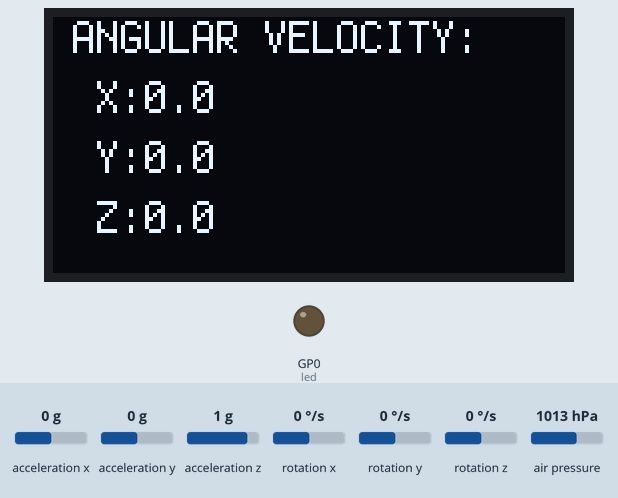
The program below on a simulated Raspberry Pi Pico running CircuitPython. Parts: 128×64 one-colour display, output pins drawn as LEDs (lit = HIGH). The test bench sets the inputs (shaded band); at power-on: rotation x 0 °/s, rotation y 0 °/s, rotation z 0 °/s, acceleration x 0 g, acceleration y 0 g, acceleration z 1 g, air pressure 1013 hPa. What the program prints to the serial console is not drawn.

Above: at 1.2 s.
1.3 s: rotation x set to -192 °/s
At 2.1 s:
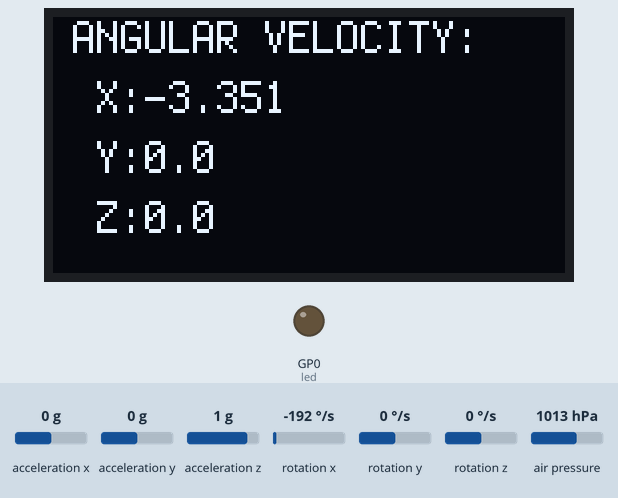
2.8 s: rotation y set to -192 °/s
At 4.0 s:
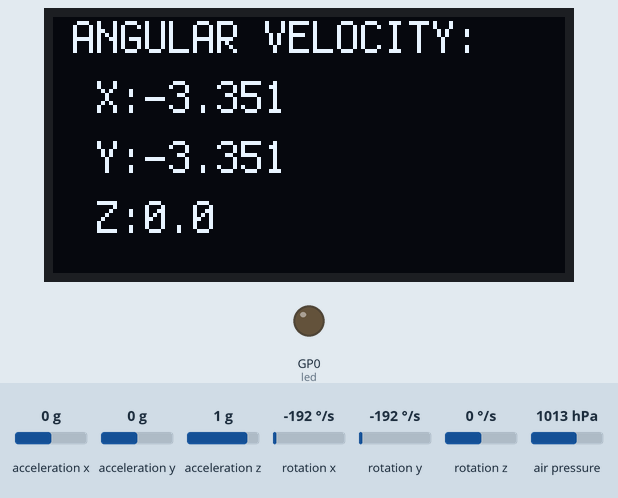
4.3 s: rotation z set to -192 °/s
At 5.4 s:
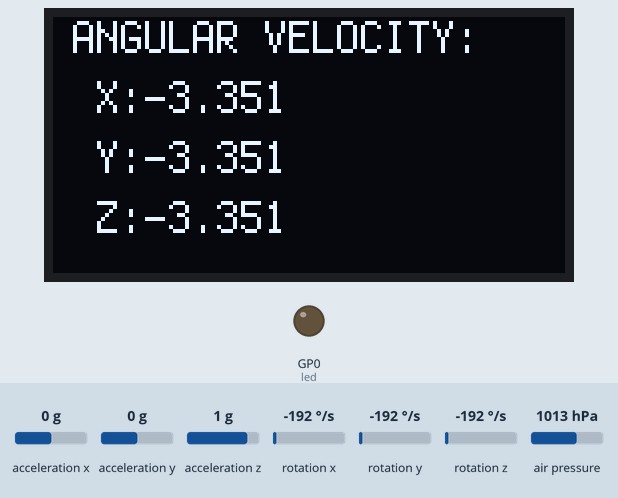
5.8 s: rotation x set to -100 °/s
At 6.6 s:
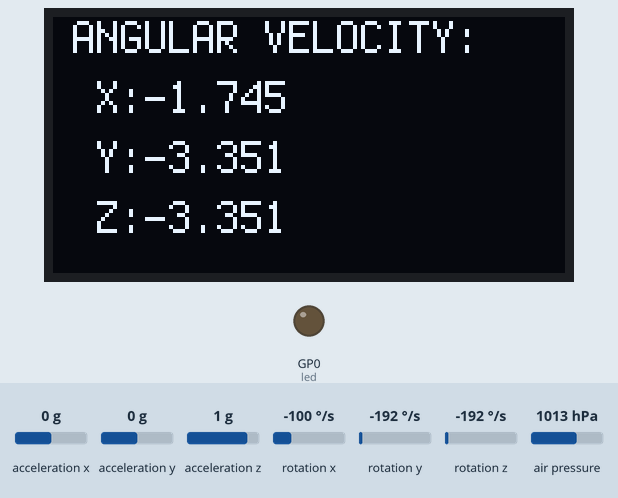
Timing chart, 0 to 8.3 s (numbered marks = the images above; inputs shaded):
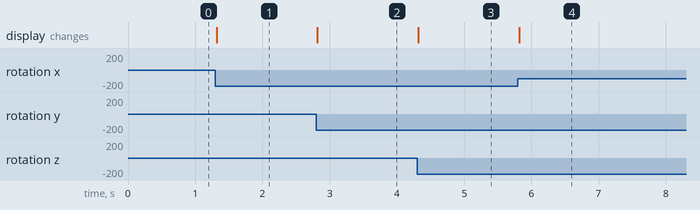

The program:

Crash_Avoidance_4.py
```python
import adafruit_mpu6050
import busio
import board
import time
import digitalio
from adafruit_display_text import label
import adafruit_displayio_ssd1306
import terminalio
import displayio
import adafruit_mpl3115a2

displayio.release_displays()

sda_pin = board.GP14
scl_pin = board.GP15

i2c = busio.I2C(scl_pin, sda_pin)
display_bus = displayio.I2CDisplay(i2c, device_address=0x3d, reset=board.GP16)
display = adafruit_displayio_ssd1306.SSD1306(display_bus, width=128, height=64)
mpu = adafruit_mpu6050.MPU6050(i2c, address=0x68)

led = digitalio.DigitalInOut(board.GP0)
led.direction = digitalio.Direction.OUTPUT

sensor = adafruit_mpl3115a2.MPL3115A2(i2c, address=0x60)

# create the display group
splash = displayio.Group()

# add title block to display group
title = "ANGULAR VELOCITY"
text_area = label.Label(terminalio.FONT, text=title, color=0xFFFF00, x=5, y=5)
splash.append(text_area)
display.show(splash)

Alt = sensor.altitude

while True:
     # the order of this command is (font, text, text color, and location)
    text_area.text = f"ANGULAR VELOCITY: \n X:{round(mpu.gyro[0],3)} \n Y:{round(mpu.gyro[1],3)} \n Z:{round(mpu.gyro[2],3)}"
    print(f"Alt:{Alt}")
    print(sensor.altitude)
    if mpu.acceleration[2] < 1 and sensor.altitude > Alt + 3:
        led.value = True
    else:
        led.value = False
```

Measured:
- after the input at 1.3 s, the display: changes at once (image 1)
- after the input at 2.8 s, the display: changes at once (image 2)
- after the input at 4.3 s, the display: changes at once (image 3)
- after the input at 5.8 s, the display: changes at once (image 4)
